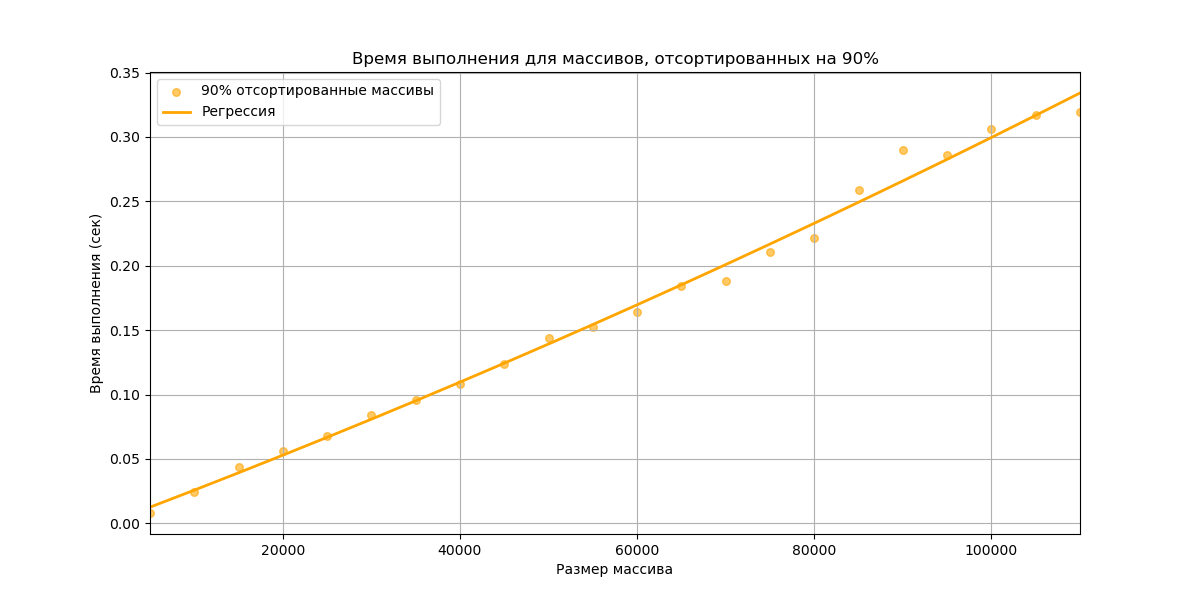

Reproduce this figure in Python.
import numpy as np
import matplotlib.pyplot as plt
from sklearn.preprocessing import PolynomialFeatures
from sklearn.linear_model import LinearRegression
import time

def quick_sort(arr):
    if len(arr) <= 1:
        return arr 
    pivot = arr[len(arr) // 2] 
    left = []
    middle = []
    right = []
    for x in arr:
        if x < pivot:
            left.append(x)
        elif x == pivot:
            middle.append(x)
        else:
            right.append(x)
    return quick_sort(left) + middle + quick_sort(right) 

np.random.seed(42)

sizes = np.arange(5000, 110001, 5000)

times_partial_sorted = []

for size in sizes:
    arr_partial_sorted = np.arange(size)  
    num_to_shuffle = size // 10  
    np.random.shuffle(arr_partial_sorted[-num_to_shuffle:])  
    start_time = time.time()
    quick_sort(arr_partial_sorted)  
    end_time = time.time()
    times_partial_sorted.append(end_time - start_time)
    print(size, end_time - start_time)

poly = PolynomialFeatures(degree=2)
N_b_poly_partial_sorted = poly.fit_transform(sizes.reshape(-1, 1))
model_partial_sorted = LinearRegression()
model_partial_sorted.fit(N_b_poly_partial_sorted, times_partial_sorted)
y_predict_partial_sorted = model_partial_sorted.predict(N_b_poly_partial_sorted)

plt.figure(figsize=(12, 6))
plt.scatter(sizes, times_partial_sorted, label='90% отсортированные массивы', color='orange', alpha=0.6, s=30)
plt.plot(sizes, y_predict_partial_sorted, label='Регрессия', color='orange', linewidth=2)
plt.title('Время выполнения для массивов, отсортированных на 90%')
plt.xlabel('Размер массива')
plt.ylabel('Время выполнения (сек)')
plt.xlim(5000, 110000)
plt.grid()
plt.legend()
plt.show()
